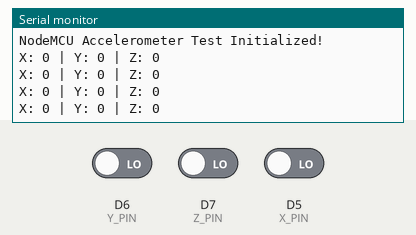
A sketch run on a simulated ESP8266 (NodeMCU). Parts: the last lines printed to the serial monitor. The test bench sets the inputs (shaded band); at power-on: D6 (Y_PIN) LOW, D7 (Z_PIN) LOW, D5 (X_PIN) LOW.

Above: at 1.8 s.
1.9 s: D6 (Y_PIN) driven HIGH
At 2.4 s:
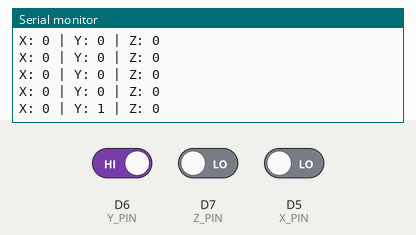
3.4 s: D7 (Z_PIN) driven HIGH
At 3.9 s:
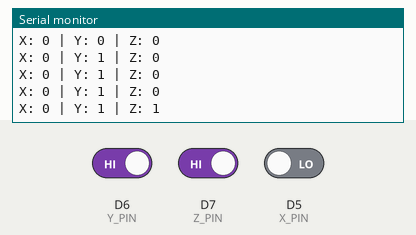
4.9 s: D5 (X_PIN) driven HIGH
At 5.3 s:
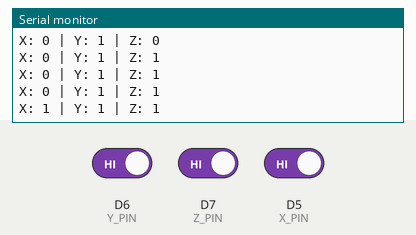
6.4 s: D6 (Y_PIN) driven LOW
At 6.9 s:
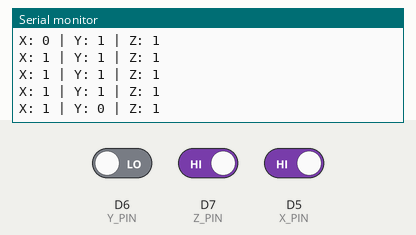
7.9 s: D7 (Z_PIN) driven LOW
At 8.4 s:
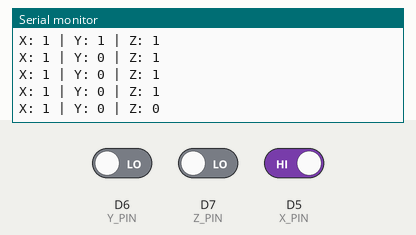

The sketch:

accelemeter_Test.ino
```cpp
// Define the pins for accelerometer outputs
#define X_PIN D5 // GPIO 14
#define Y_PIN D6 // GPIO 12
#define Z_PIN D7 // GPIO 13

void setup() {
  // Initialize serial communication
  Serial.begin(115200);

  // Configure pins as input
  pinMode(X_PIN, INPUT);
  pinMode(Y_PIN, INPUT);
  pinMode(Z_PIN, INPUT);

  Serial.println("NodeMCU Accelerometer Test Initialized!");
}

void loop() {
  // Read the digital state of the X, Y, and Z pins
  int xState = digitalRead(X_PIN);
  int yState = digitalRead(Y_PIN);
  int zState = digitalRead(Z_PIN);

  // Print the values
  Serial.print("X: ");
  Serial.print(xState);
  Serial.print(" | Y: ");
  Serial.print(yState);
  Serial.print(" | Z: ");
  Serial.println(zState);

  // Add a delay for readability
  delay(500);
}
```

Measured:
- after the input at 1.9 s, the serial monitor: prints a new line after 0.10 s (image 1)
- after the input at 3.4 s, the serial monitor: prints a new line after 0.10 s (image 2)
- after the input at 4.9 s, the serial monitor: prints a new line after 0.10 s (image 3)
- after the input at 6.4 s, the serial monitor: prints a new line after 0.10 s (image 4)
- after the input at 7.9 s, the serial monitor: prints a new line after 0.10 s (image 5)
